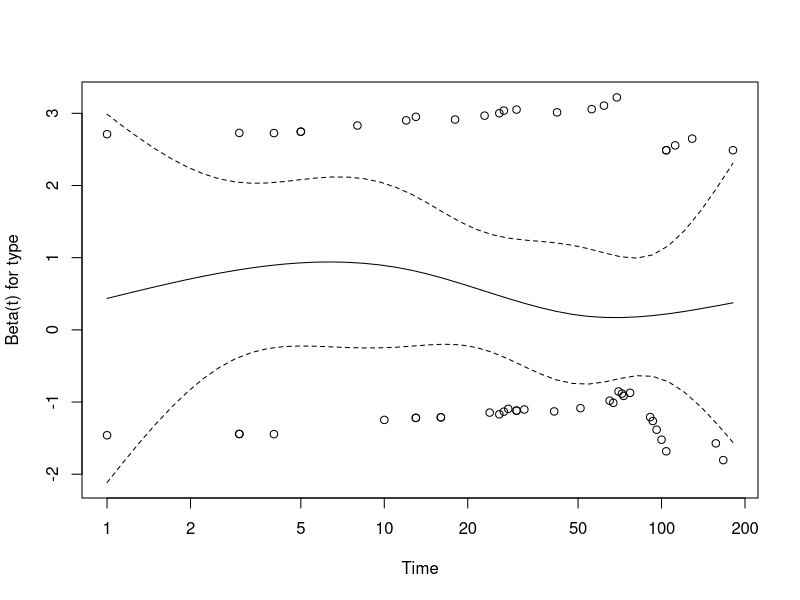
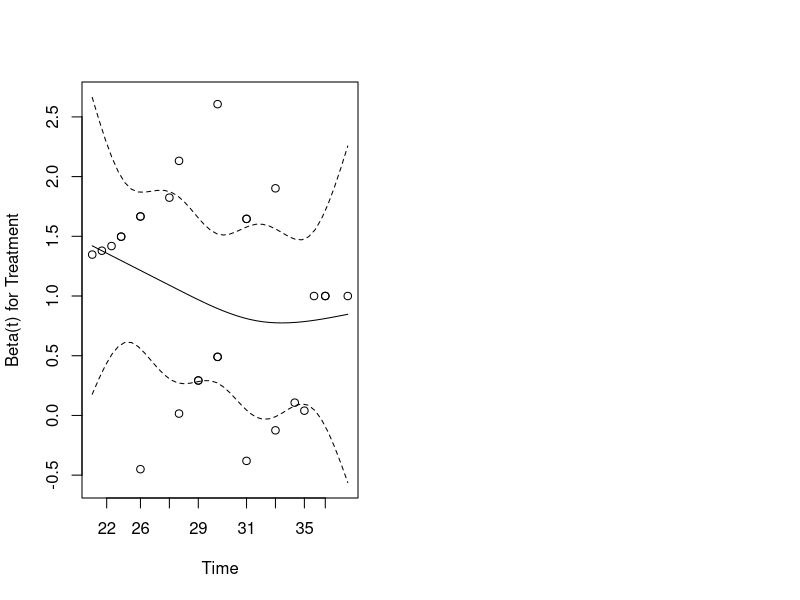

Generate these figures, in order, with R:
## ---- chunk 1
library(survival)
library(KMsurv)
## ---- chunk 2
data(tongue)
tongue$Type[tongue$type == 1] <- "Aneuploid"
tongue$Type[tongue$type == 2] <- "Diploid"
## ---- chunk 3
head(tongue)
## ---- chunk 4
tongue$Z2_time <- tongue$type * log(tongue$time)
cox_fit <- coxph(Surv(time = time, event = delta) ~ Type + Z2_time, 
                 data = tongue, ties = "breslow")
## ---- chunk 5
summary(cox_fit)
## ---- chunk 6
cox_fit <- coxph(Surv(time = time, event = delta) ~ type, 
                 data = tongue, ties = "breslow")
cox_zph <- cox.zph(cox_fit, transform = log, global = TRUE)
print(cox_zph); plot(cox_zph)
## ---- chunk 7
data(bnct)
bnct$Treatment[bnct$trt == 1] <- "Untreated"
bnct$Treatment[bnct$trt == 2] <- "Radiated"
bnct$Treatment[bnct$trt == 3] <- "Radiated+BPA"
## ---- chunk 8
head(bnct)
## ---- chunk 9
bnct$Z2_time <- log(bnct$time) * bnct$trt
cox_fit <- coxph(Surv(time = time, event = death) ~ Treatment + Z2_time, 
                 data = bnct)
summary(cox_fit)
## ---- chunk 10
cox_fit <- coxph(Surv(time = time, event = death) ~ Treatment, data = bnct)
cox.zph(cox_fit)
## ---- chunk 11
par(mfrow=c(1, 2))
plot(cox.zph(cox_fit))
